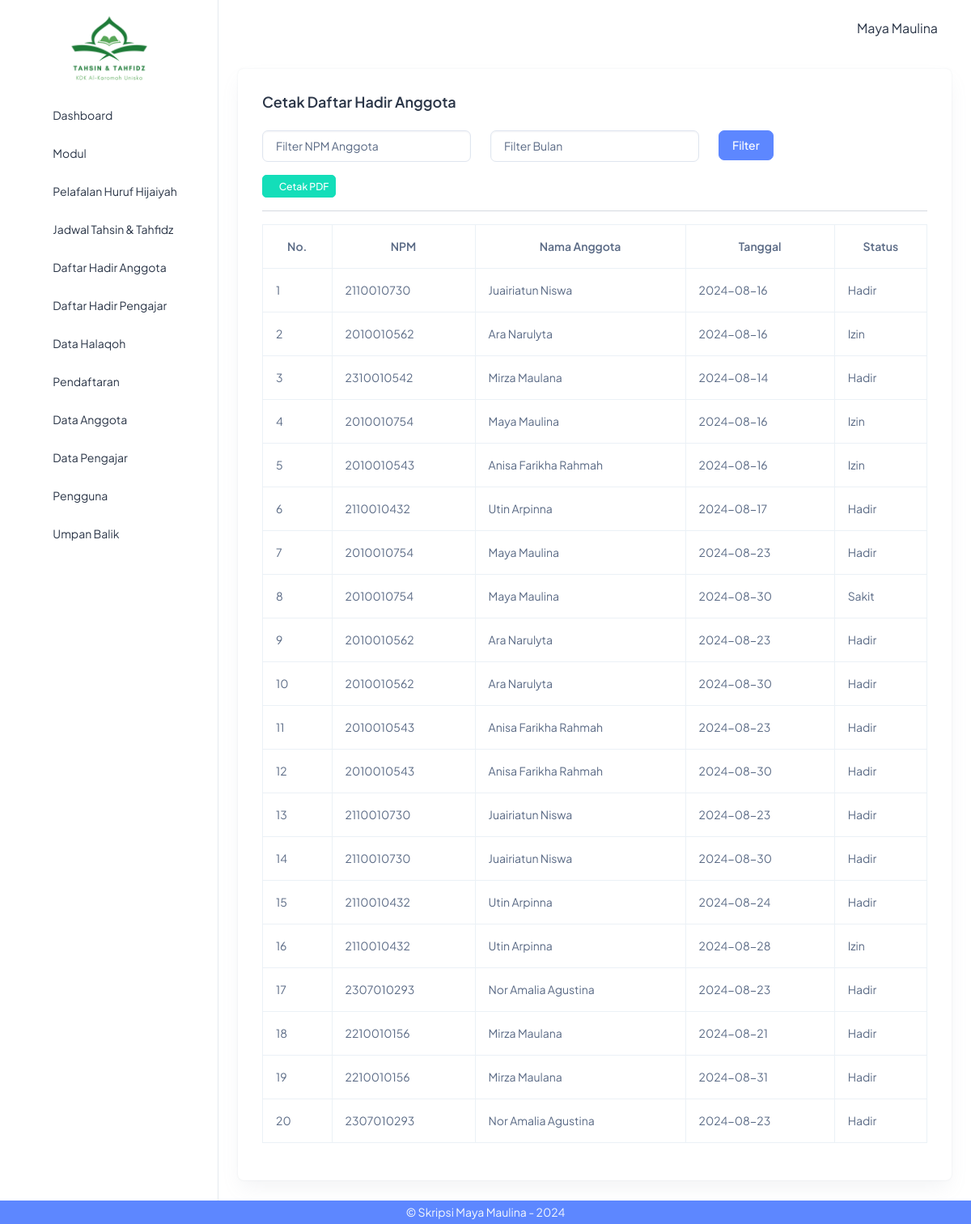
The app's page /index.php?page=dhanggota_report (signed in) with its own data.
### tables this page shows
CREATE TABLE `daftarhadir_anggota` (
  `id_dhanggota` int(11) NOT NULL,
  `npm` bigint(11) NOT NULL,
  `nama_anggota` varchar(150) NOT NULL,
  `tanggal` date NOT NULL,
  `status_hadir` enum('Hadir','Izin','Sakit','Tanpa Keterangan') NOT NULL,
  `creator` varchar(50) NOT NULL,
  `created_at` datetime NOT NULL DEFAULT current_timestamp(),
  `editor` varchar(50) NOT NULL,
  `updated_at` timestamp NOT NULL DEFAULT current_timestamp()
);

### daftar_hadir/anggota/dhanggota_report.php (the view, shortened to what this page needs)
<?php
include "pengaturan/koneksi.php";
$query = "SELECT id_dhanggota, npm, nama_anggota, tanggal, status_hadir FROM daftarhadir_anggota WHERE 1=1";
$filter_npm = isset($_POST['filter_npm']) ? $_POST['filter_npm'] : '';
$filter_bln = isset($_POST['filter_bln']) ? $_POST['filter_bln'] : '';
$url_cetak = "daftar_hadir/anggota/dhanggota_print.php?&filter_npm=" . urlencode($filter_npm) . "&filter_bln=" . urlencode($filter_bln);;
?>
<div class="container-fluid">
	<div class="card">
		<div class="card-body">
			<h5 class="card-title fw-semibold mb-4">Cetak Daftar Hadir Anggota</h5>
			<form method="POST">
				<div class="row">
					<div class="col-sm-6 col-md-4">
						<div class="form-group">
							<select name="filter_npm" id="filter_npm" class="form-control">
								<option value="">Filter NPM Anggota</option>
							</select>
						</div>
					</div>
					<div class="col-sm-6 col-md-4">
						<div class="form-group">
							<select name="filter_bln" id="filter_bln" class="form-control">
								<option value="">Filter Bulan</option>
							</select>
						</div>
					</div>
					<div class="col-sm-6 col-md-4">
						<button type="submit" class="btn btn-primary">Filter</button>
					</div>
				</div>
			</form>
			<a href="<?php echo $url_cetak; ?>" class="btn btn-success btn-sm mt-3" target="_blank">
				<i class="ti ti-download"></i> Cetak PDF
			</a>
			<hr />
			<div class="table-responsive">
				<table class="table table-hover table-bordered">
					<thead>
						<tr>
							<th class="text-center">No.</th>
							<th class="text-center">NPM</th>
							<th class="text-center">Nama Anggota</th>
							<th class="text-center">Tanggal</th>
							<th class="text-center">Status</th>
						</tr>
					</thead>
					<tbody>
						<?php
						$no = 1;
						$sql = mysqli_query($koneksi, $query);
						if ($sql) {
							$row = mysqli_num_rows($sql);
							if ($row > 0) {
								while ($data = mysqli_fetch_array($sql)) {
									echo "<tr>";
									echo "<td>" . $no++ . "</td>";
									echo "<td>" . $data['npm'] . "</td>";
									echo "<td>" . $data['nama_anggota'] . "</td>";
									echo "<td>" . $data['tanggal'] . "</td>";
									echo "<td>" . $data['status_hadir'] . "</td>";
								}
							} else {
								echo "<tr><td colspan='5'>Data tidak ada</td></tr>";
							}
						} else {
							echo "<tr><td colspan='5'>Query error: " . mysqli_error($koneksi) . "</td></tr>";
						}
						?>
					</tbody>
				</table>
			</div>
		</div>
	</div>
</div>
</body>
</html>

### template/sidebar.php (style rules this page uses)
a { text-decoration: none; color: #2a3547; }

### records on screen
daftarhadir_anggota: npm "2110010730", nama_anggota "Juairiatun Niswa", tanggal "2024-08-16", status_hadir "Hadir"
daftarhadir_anggota: npm "2010010562", nama_anggota "Ara Narulyta", tanggal "2024-08-16", status_hadir "Izin"
daftarhadir_anggota: npm "2310010542", nama_anggota "Mirza Maulana", tanggal "2024-08-14", status_hadir "Hadir"
daftarhadir_anggota: npm "2010010754", nama_anggota "Maya Maulina", tanggal "2024-08-16", status_hadir "Izin"
daftarhadir_anggota: npm "2010010543", nama_anggota "Anisa Farikha Rahmah", tanggal "2024-08-16", status_hadir "Izin"
daftarhadir_anggota: npm "2110010432", nama_anggota "Utin Arpinna", tanggal "2024-08-17", status_hadir "Hadir"
daftarhadir_anggota: npm "2010010754", nama_anggota "Maya Maulina", tanggal "2024-08-23", status_hadir "Hadir"
daftarhadir_anggota: npm "2010010754", nama_anggota "Maya Maulina", tanggal "2024-08-30", status_hadir "Sakit"
daftarhadir_anggota: npm "2010010562", nama_anggota "Ara Narulyta", tanggal "2024-08-23", status_hadir "Hadir"
daftarhadir_anggota: npm "2010010562", nama_anggota "Ara Narulyta", tanggal "2024-08-30", status_hadir "Hadir"
daftarhadir_anggota: npm "2010010543", nama_anggota "Anisa Farikha Rahmah", tanggal "2024-08-23", status_hadir "Hadir"
daftarhadir_anggota: npm "2010010543", nama_anggota "Anisa Farikha Rahmah", tanggal "2024-08-30", status_hadir "Hadir"
daftarhadir_anggota: npm "2110010730", nama_anggota "Juairiatun Niswa", tanggal "2024-08-23", status_hadir "Hadir"
daftarhadir_anggota: npm "2110010730", nama_anggota "Juairiatun Niswa", tanggal "2024-08-30", status_hadir "Hadir"
daftarhadir_anggota: npm "2110010432", nama_anggota "Utin Arpinna", tanggal "2024-08-24", status_hadir "Hadir"
daftarhadir_anggota: npm "2110010432", nama_anggota "Utin Arpinna", tanggal "2024-08-28", status_hadir "Izin"
daftarhadir_anggota: npm "2307010293", nama_anggota "Nor Amalia Agustina", tanggal "2024-08-23", status_hadir "Hadir"
daftarhadir_anggota: npm "2210010156", nama_anggota "Mirza Maulana", tanggal "2024-08-21", status_hadir "Hadir"
daftarhadir_anggota: npm "2210010156", nama_anggota "Mirza Maulana", tanggal "2024-08-31", status_hadir "Hadir"
daftarhadir_anggota: npm "2307010293", nama_anggota "Nor Amalia Agustina", tanggal "2024-08-23", status_hadir "Hadir"

### other values on screen
$_SESSION['nama'] "Maya Maulina"
